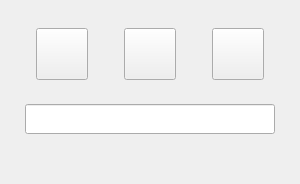
<?xml version="1.0" encoding="UTF-8"?>
<ui version="4.0">
 <class>Lobby</class>
 <widget class="QWidget" name="Lobby">
  <property name="geometry">
   <rect>
    <x>0</x>
    <y>0</y>
    <width>300</width>
    <height>184</height>
   </rect>
  </property>
  <property name="windowTitle">
   <string>Lobby</string>
  </property>
  <layout class="QVBoxLayout" name="verticalLayout">
   <property name="spacing">
    <number>24</number>
   </property>
   <property name="leftMargin">
    <number>24</number>
   </property>
   <property name="topMargin">
    <number>28</number>
   </property>
   <property name="rightMargin">
    <number>24</number>
   </property>
   <property name="bottomMargin">
    <number>12</number>
   </property>
   <item>
    <layout class="QGridLayout" name="gridLayout">
     <property name="horizontalSpacing">
      <number>24</number>
     </property>
     <item row="0" column="0">
      <widget class="QPushButton" name="btn_diary">
       <property name="sizePolicy">
        <sizepolicy hsizetype="Fixed" vsizetype="Fixed">
         <horstretch>0</horstretch>
         <verstretch>0</verstretch>
        </sizepolicy>
       </property>
       <property name="minimumSize">
        <size>
         <width>52</width>
         <height>52</height>
        </size>
       </property>
       <property name="maximumSize">
        <size>
         <width>52</width>
         <height>52</height>
        </size>
       </property>
       <property name="text">
        <string/>
       </property>
       <property name="iconSize">
        <size>
         <width>52</width>
         <height>52</height>
        </size>
       </property>
       <property name="flat">
        <bool>false</bool>
       </property>
      </widget>
     </item>
     <item row="0" column="1">
      <widget class="QPushButton" name="btn_concept">
       <property name="sizePolicy">
        <sizepolicy hsizetype="Fixed" vsizetype="Fixed">
         <horstretch>0</horstretch>
         <verstretch>0</verstretch>
        </sizepolicy>
       </property>
       <property name="minimumSize">
        <size>
         <width>52</width>
         <height>52</height>
        </size>
       </property>
       <property name="maximumSize">
        <size>
         <width>52</width>
         <height>52</height>
        </size>
       </property>
       <property name="text">
        <string/>
       </property>
       <property name="iconSize">
        <size>
         <width>52</width>
         <height>52</height>
        </size>
       </property>
       <property name="flat">
        <bool>false</bool>
       </property>
      </widget>
     </item>
     <item row="0" column="2">
      <widget class="QPushButton" name="btn_library">
       <property name="sizePolicy">
        <sizepolicy hsizetype="Fixed" vsizetype="Fixed">
         <horstretch>0</horstretch>
         <verstretch>0</verstretch>
        </sizepolicy>
       </property>
       <property name="minimumSize">
        <size>
         <width>52</width>
         <height>52</height>
        </size>
       </property>
       <property name="maximumSize">
        <size>
         <width>52</width>
         <height>52</height>
        </size>
       </property>
       <property name="text">
        <string/>
       </property>
       <property name="iconSize">
        <size>
         <width>52</width>
         <height>52</height>
        </size>
       </property>
       <property name="flat">
        <bool>false</bool>
       </property>
      </widget>
     </item>
    </layout>
   </item>
   <item>
    <layout class="QHBoxLayout" name="horizontalLayout">
     <item>
      <widget class="QLineEdit" name="lineEdit">
       <property name="sizePolicy">
        <sizepolicy hsizetype="Maximum" vsizetype="Fixed">
         <horstretch>0</horstretch>
         <verstretch>0</verstretch>
        </sizepolicy>
       </property>
       <property name="minimumSize">
        <size>
         <width>250</width>
         <height>30</height>
        </size>
       </property>
      </widget>
     </item>
    </layout>
   </item>
   <item>
    <widget class="Desktop" name="desktop" native="true">
     <property name="sizePolicy">
      <sizepolicy hsizetype="Preferred" vsizetype="MinimumExpanding">
       <horstretch>0</horstretch>
       <verstretch>0</verstretch>
      </sizepolicy>
     </property>
    </widget>
   </item>
  </layout>
  <action name="actionCheck_Library">
   <property name="text">
    <string>Check Library</string>
   </property>
  </action>
  <action name="actionCheck_Data_Completeness">
   <property name="text">
    <string>Check Data Completeness</string>
   </property>
   <property name="shortcut">
    <string>F4</string>
   </property>
   <property name="shortcutContext">
    <enum>Qt::ApplicationShortcut</enum>
   </property>
  </action>
  <action name="actionSave_Data">
   <property name="text">
    <string>Save Data</string>
   </property>
   <property name="shortcut">
    <string>Ctrl+S</string>
   </property>
   <property name="shortcutContext">
    <enum>Qt::ApplicationShortcut</enum>
   </property>
  </action>
  <action name="actionImport_Bookmarks">
   <property name="text">
    <string>Import Bookmarks</string>
   </property>
  </action>
  <action name="actionExport_Diary_to_Json">
   <property name="text">
    <string>Export Diary to Json</string>
   </property>
  </action>
  <action name="actionExport_Concept_to_Json">
   <property name="text">
    <string>Export Concept to Json</string>
   </property>
  </action>
  <action name="actionExport_Library_to_Json">
   <property name="text">
    <string>Export Library to Json</string>
   </property>
  </action>
  <action name="actionExport_Diary_to_Markdown">
   <property name="text">
    <string>Export Diary to Markdown</string>
   </property>
  </action>
  <action name="actionCheck_Unsaved_Data">
   <property name="text">
    <string>Check Unsaved Data</string>
   </property>
   <property name="toolTip">
    <string>Check Unsaved Data</string>
   </property>
   <property name="shortcut">
    <string>F5</string>
   </property>
   <property name="shortcutContext">
    <enum>Qt::ApplicationShortcut</enum>
   </property>
  </action>
  <action name="actionAdvanced_Search">
   <property name="text">
    <string>Advanced Search</string>
   </property>
  </action>
 </widget>
 <customwidgets>
  <customwidget>
   <class>Desktop</class>
   <extends>QWidget</extends>
   <header>widget</header>
   <container>1</container>
  </customwidget>
 </customwidgets>
 <resources>
  <include location="../../Program/Python/Lib/site-packages/DTPySide/DT.qrc"/>
 </resources>
 <connections/>
</ui>
